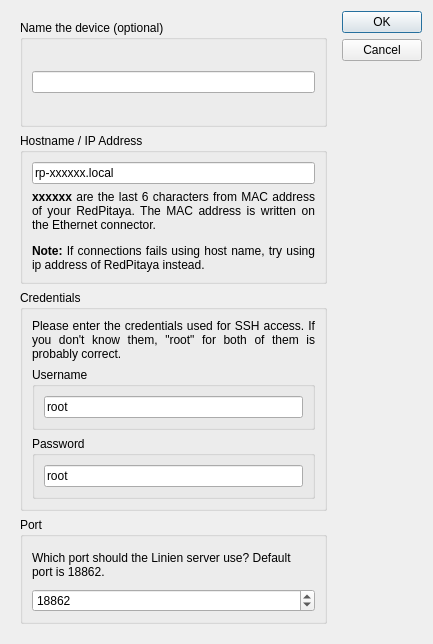
<?xml version="1.0" encoding="UTF-8"?>
<ui version="4.0">
 <class>NewDeviceDialog</class>
 <widget class="QDialog" name="NewDeviceDialog">
  <property name="geometry">
   <rect>
    <x>0</x>
    <y>0</y>
    <width>433</width>
    <height>644</height>
   </rect>
  </property>
  <property name="windowTitle">
   <string>Dialog</string>
  </property>
  <layout class="QHBoxLayout" name="horizontalLayout">
   <item>
    <widget class="QWidget" name="newDeviceDialogCenter" native="true">
     <layout class="QHBoxLayout" name="horizontalLayout_3">
      <item>
       <layout class="QVBoxLayout" name="verticalLayout">
        <item>
         <widget class="QGroupBox" name="groupBox_4">
          <property name="title">
           <string>Name the device (optional)</string>
          </property>
          <layout class="QVBoxLayout" name="verticalLayout_5">
           <item>
            <widget class="QLineEdit" name="deviceName"/>
           </item>
          </layout>
         </widget>
        </item>
        <item>
         <widget class="QGroupBox" name="groupBox">
          <property name="title">
           <string>Hostname / IP Address</string>
          </property>
          <layout class="QVBoxLayout" name="verticalLayout_2">
           <item>
            <widget class="QLineEdit" name="host">
             <property name="text">
              <string>rp-xxxxxx.local</string>
             </property>
            </widget>
           </item>
           <item>
            <widget class="QLabel" name="explain_host">
             <property name="text">
              <string>&lt;html&gt;&lt;head/&gt;&lt;body&gt;&lt;p&gt;&lt;span style=&quot; font-weight:600;&quot;&gt;xxxxxx&lt;/span&gt; are the last 6 characters from MAC address of your RedPitaya. The MAC address is written on the Ethernet connector.&lt;/p&gt;&lt;p&gt;&lt;span style=&quot; font-weight:600;&quot;&gt;Note:&lt;/span&gt; If connections fails using host name, try using ip address of RedPitaya instead.&lt;/p&gt;&lt;/body&gt;&lt;/html&gt;</string>
             </property>
             <property name="alignment">
              <set>Qt::AlignJustify|Qt::AlignVCenter</set>
             </property>
             <property name="wordWrap">
              <bool>true</bool>
             </property>
            </widget>
           </item>
          </layout>
         </widget>
        </item>
        <item>
         <widget class="QGroupBox" name="groupBox_6">
          <property name="title">
           <string>Credentials</string>
          </property>
          <layout class="QVBoxLayout" name="verticalLayout_7">
           <item>
            <widget class="QLabel" name="label">
             <property name="text">
              <string>Please enter the credentials used for SSH access. If you don't know them, &quot;root&quot; for both of them is probably correct.</string>
             </property>
             <property name="alignment">
              <set>Qt::AlignJustify|Qt::AlignVCenter</set>
             </property>
             <property name="wordWrap">
              <bool>true</bool>
             </property>
            </widget>
           </item>
           <item>
            <widget class="QGroupBox" name="groupBox_2">
             <property name="title">
              <string>Username</string>
             </property>
             <layout class="QVBoxLayout" name="verticalLayout_3">
              <item>
               <widget class="QLineEdit" name="username">
                <property name="text">
                 <string>root</string>
                </property>
               </widget>
              </item>
             </layout>
            </widget>
           </item>
           <item>
            <widget class="QGroupBox" name="groupBox_3">
             <property name="title">
              <string>Password</string>
             </property>
             <layout class="QVBoxLayout" name="verticalLayout_4">
              <item>
               <widget class="QLineEdit" name="password">
                <property name="text">
                 <string>root</string>
                </property>
               </widget>
              </item>
             </layout>
            </widget>
           </item>
          </layout>
         </widget>
        </item>
        <item>
         <widget class="QGroupBox" name="groupBox_5">
          <property name="title">
           <string>Port</string>
          </property>
          <layout class="QVBoxLayout" name="verticalLayout_6">
           <item>
            <widget class="QLabel" name="label_2">
             <property name="text">
              <string>Which port should the Linien server use? Default port is 18862.</string>
             </property>
             <property name="wordWrap">
              <bool>true</bool>
             </property>
            </widget>
           </item>
           <item>
            <widget class="QSpinBox" name="port">
             <property name="minimum">
              <number>1025</number>
             </property>
             <property name="maximum">
              <number>65535</number>
             </property>
             <property name="value">
              <number>18862</number>
             </property>
            </widget>
           </item>
          </layout>
         </widget>
        </item>
       </layout>
      </item>
     </layout>
    </widget>
   </item>
   <item>
    <widget class="QDialogButtonBox" name="buttonBox">
     <property name="autoFillBackground">
      <bool>false</bool>
     </property>
     <property name="styleSheet">
      <string notr="true"/>
     </property>
     <property name="orientation">
      <enum>Qt::Vertical</enum>
     </property>
     <property name="standardButtons">
      <set>QDialogButtonBox::Cancel|QDialogButtonBox::Ok</set>
     </property>
    </widget>
   </item>
  </layout>
 </widget>
 <resources/>
 <connections>
  <connection>
   <sender>buttonBox</sender>
   <signal>accepted()</signal>
   <receiver>NewDeviceDialog</receiver>
   <slot>accept()</slot>
   <hints>
    <hint type="sourcelabel">
     <x>248</x>
     <y>254</y>
    </hint>
    <hint type="destinationlabel">
     <x>157</x>
     <y>274</y>
    </hint>
   </hints>
  </connection>
  <connection>
   <sender>buttonBox</sender>
   <signal>rejected()</signal>
   <receiver>NewDeviceDialog</receiver>
   <slot>reject()</slot>
   <hints>
    <hint type="sourcelabel">
     <x>316</x>
     <y>260</y>
    </hint>
    <hint type="destinationlabel">
     <x>286</x>
     <y>274</y>
    </hint>
   </hints>
  </connection>
  <connection>
   <sender>buttonBox</sender>
   <signal>accepted()</signal>
   <receiver>NewDeviceDialog</receiver>
   <slot>add_new_device()</slot>
   <hints>
    <hint type="sourcelabel">
     <x>264</x>
     <y>102</y>
    </hint>
    <hint type="destinationlabel">
     <x>158</x>
     <y>171</y>
    </hint>
   </hints>
  </connection>
 </connections>
 <slots>
  <slot>add_new_device()</slot>
  <slot>slot2()</slot>
 </slots>
</ui>
